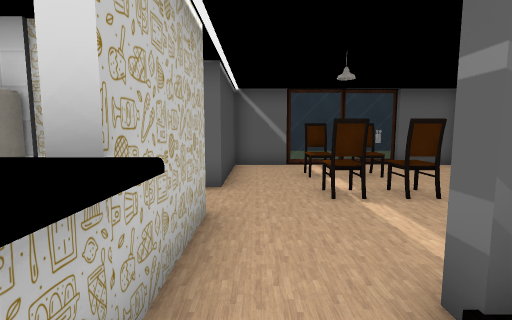
[1] (above)

16 first-person views from a walk through a scene from a Unity 3-D project. The camera is 1.2 m above the floor, tilts 6° down and sees 85° across. The floor is counted in squares, 1 m on a side. Each view is taken from the middle of a square. On the plan, view 1 faces up. The plan holds only what a view shows up to about 13 squares ahead; the rest is blank. The place goes on beyond the plan. The player character is not drawn. Some animated figures are left out. Some surface patterns are stand-ins.

[2]
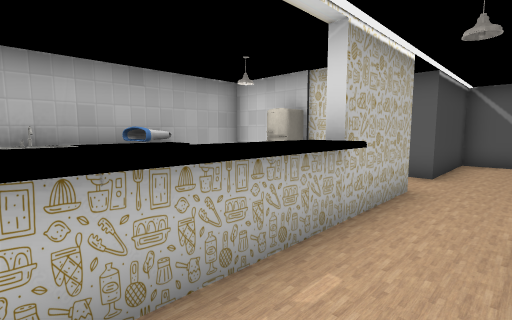

[3]
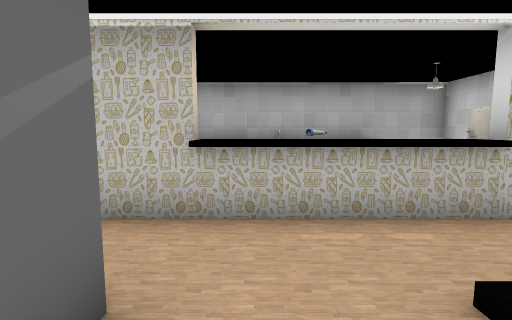

[4]
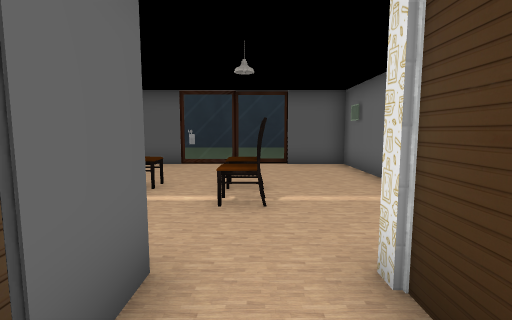

[5]
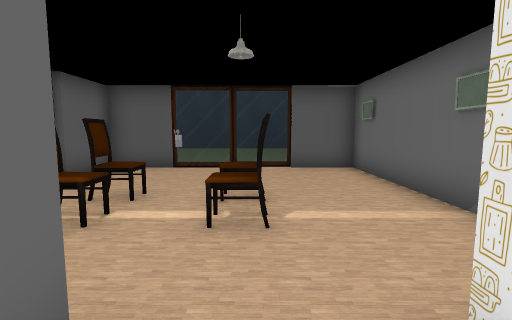

[6]
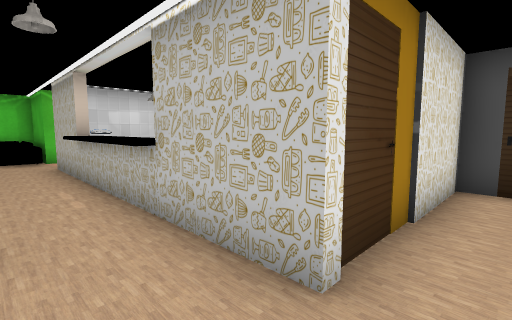

[7]
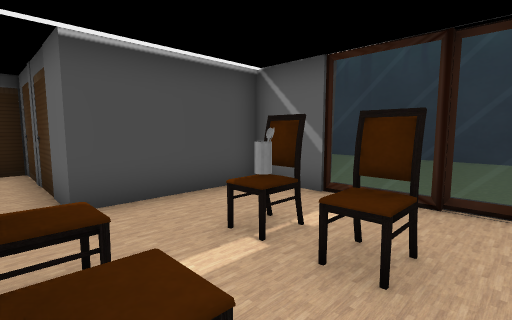

[8]
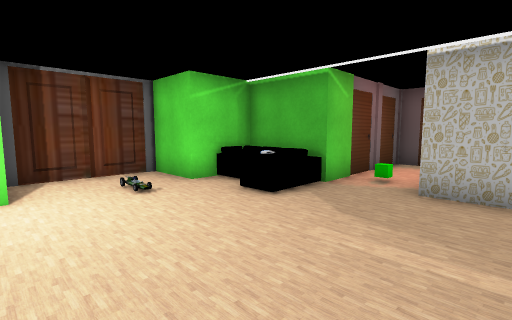

[9]
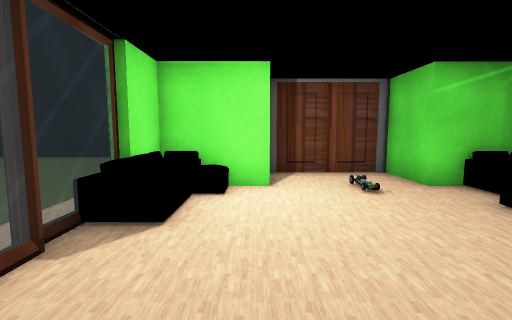

[10]
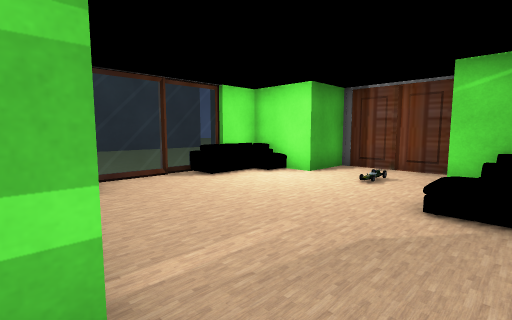

[11]
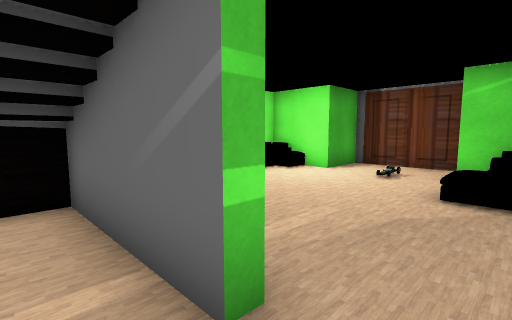

[12]
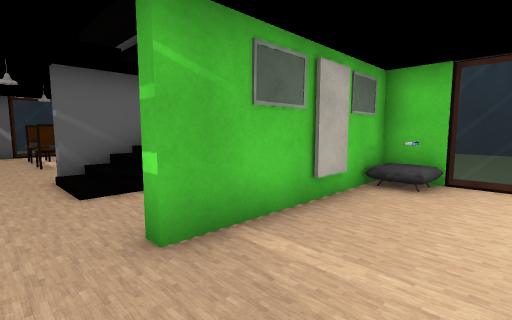

[13]
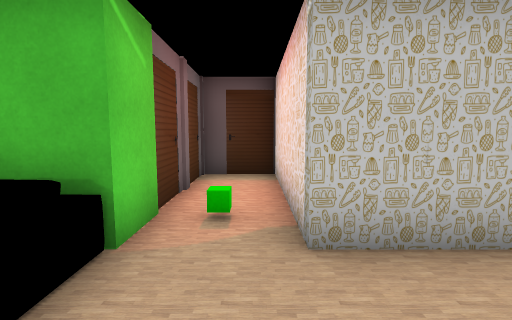

[14]
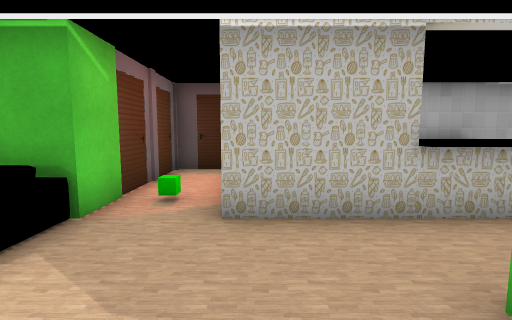

[15]
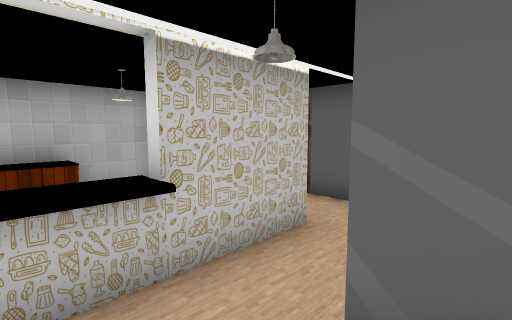

[16]
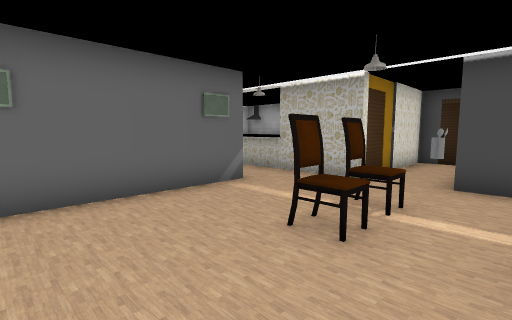

### Floor plan
Key: @ floor where view 1 was taken; # wall or solid block; . main floor; : floor 0.5 m higher than the main floor; / step, stairs or slope; = window, fence, low wall or low ledge; ^ raised ledge; C chair; F fridge; O other object.
Columns run from 6 left of view 1 to 7 right of it. Each row starts with its distance up from view 1.
 10      ###===###
  9      #.......#
  8      #..CC...#
  7      #...C...=
  6 ######...CO..=
  5 #.......C....=
  4 ######.......=
  3 # FF #.......#
  2 #    #./######
  1 #O   ^.//
  0 #O   ^@ :
 -1 #O   ^...
 -2 #O   ^....##
 -3 #    #..######
 -4 #    #......##
 -5 # ####.......=
 -6 #............=
 -7 #............=
 -8 ######=O.....#
 -9      #=......#
-10      #O#...###
-11        #...#
-12        #####

Where each view was taken, in squares from view 1:
view 1: 0 up, 0 right, facing up
view 2: 2 down, 1 right, facing up-left
view 3: 2 down, 3 right, facing left
view 4: 5 up, 3 left, facing right
view 5: 5 up, 2 left, facing right
view 6: 5 up, 1 right, facing down-left
view 7: 5 up, 4 right, facing up-left
view 8: 4 down, 5 right, facing down-left
view 9: 4 down, 5 right, facing down
view 10: 3 down, 0 right, facing down-right
view 11: 2 down, 0 right, facing down-right
view 12: 6 down, 0 right, facing up-right
view 13: 6 down, 2 right, facing left
view 14: 5 down, 3 right, facing left
view 15: 0 up, 2 right, facing up-left
view 16: 7 up, 6 right, facing down-left
